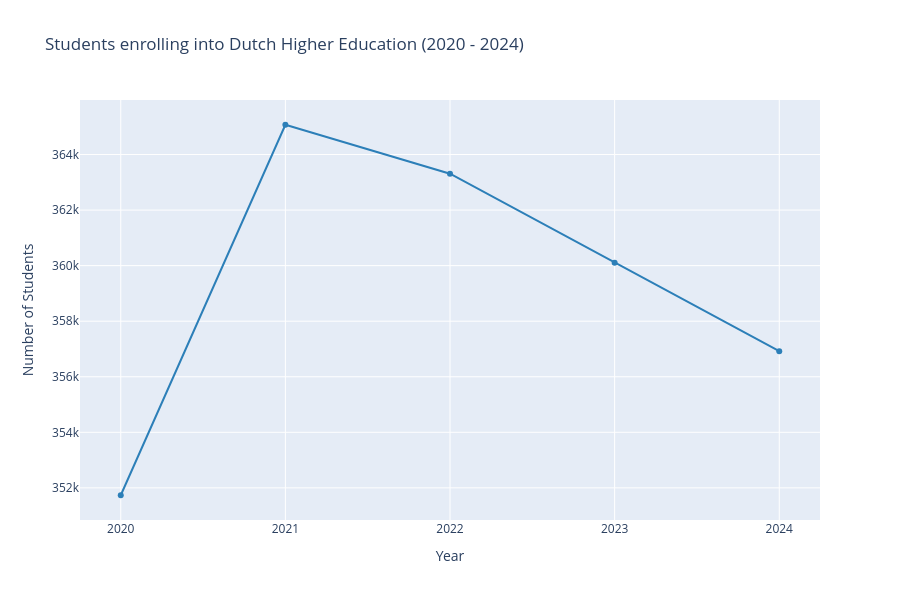
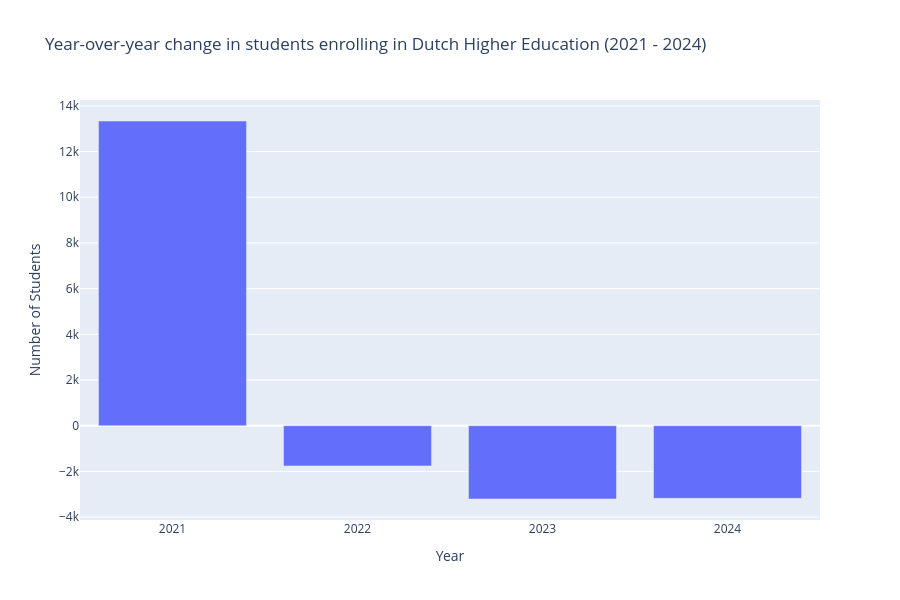

Write notebook code for charts like these, in order.
### Code cell
jaren = ['2020', '2021', '2022', '2023', '2024']
plt0 = go.Figure([go.Scatter(
    x = jaren,
    y = [registraties_wo[i].sum() for i in jaren], 
    marker=dict(color='#2c7fb8')
)])
plt0.update_layout(title='Students enrolling into Dutch Higher Education (2020 - 2024)', height=600, xaxis_title="Year", yaxis_title="Number of Students")
plt0.show()

var = ['2021', '2022', '2023', '2024'] #list of years to use for the graph, removed 2020 because there is not data to compare.

plt1 = go.Figure([go.Bar(
    x=var,
    y=[(registraties_wo[i].sum() - (registraties_wo[str(int(i) - 1)].sum())) for i in var ], #dict comprehension to return a list of the change in enrollment of year i compared to the previous year
    
)])

plt1.update_layout(title="Year-over-year change in students enrolling in Dutch Higher Education (2021 - 2024)", height = 600,
                  xaxis_title="Year", yaxis_title="Number of Students")
plt1.show()

### Figure 1 — Plotly figure (JSON) as saved in the notebook; plotly's stock layout.template omitted (floating-point values rounded to 4 significant figures)
{"data": [{"marker": {"color": "#2c7fb8"}, "type": "scatter", "x": ["2020", "2021", "2022", "2023", "2024"], "y": [351734, 365072, 363310, 360101, 356920]}], "layout": {"height": 600, "title": {"text": "Students enrolling into Dutch Higher Education (2020 - 2024)"}, "xaxis": {"autorange": true, "range": [-0.242, 4.242], "title": {"text": "Year"}, "type": "category"}, "yaxis": {"autorange": true, "range": [350843, 365963], "title": {"text": "Number of Students"}, "type": "linear"}}}

### Figure 2 — Plotly figure (JSON) as saved in the notebook; plotly's stock layout.template omitted (floating-point values rounded to 4 significant figures)
{"data": [{"type": "bar", "x": ["2021", "2022", "2023", "2024"], "y": [13338, -1762, -3209, -3181]}], "layout": {"height": 600, "title": {"text": "Year-over-year change in students enrolling in Dutch Higher Education (2021 - 2024)"}, "xaxis": {"autorange": true, "range": [-0.5, 3.5], "title": {"text": "Year"}, "type": "category"}, "yaxis": {"autorange": true, "range": [-4128.0, 14260.0], "title": {"text": "Number of Students"}, "type": "linear"}}}
